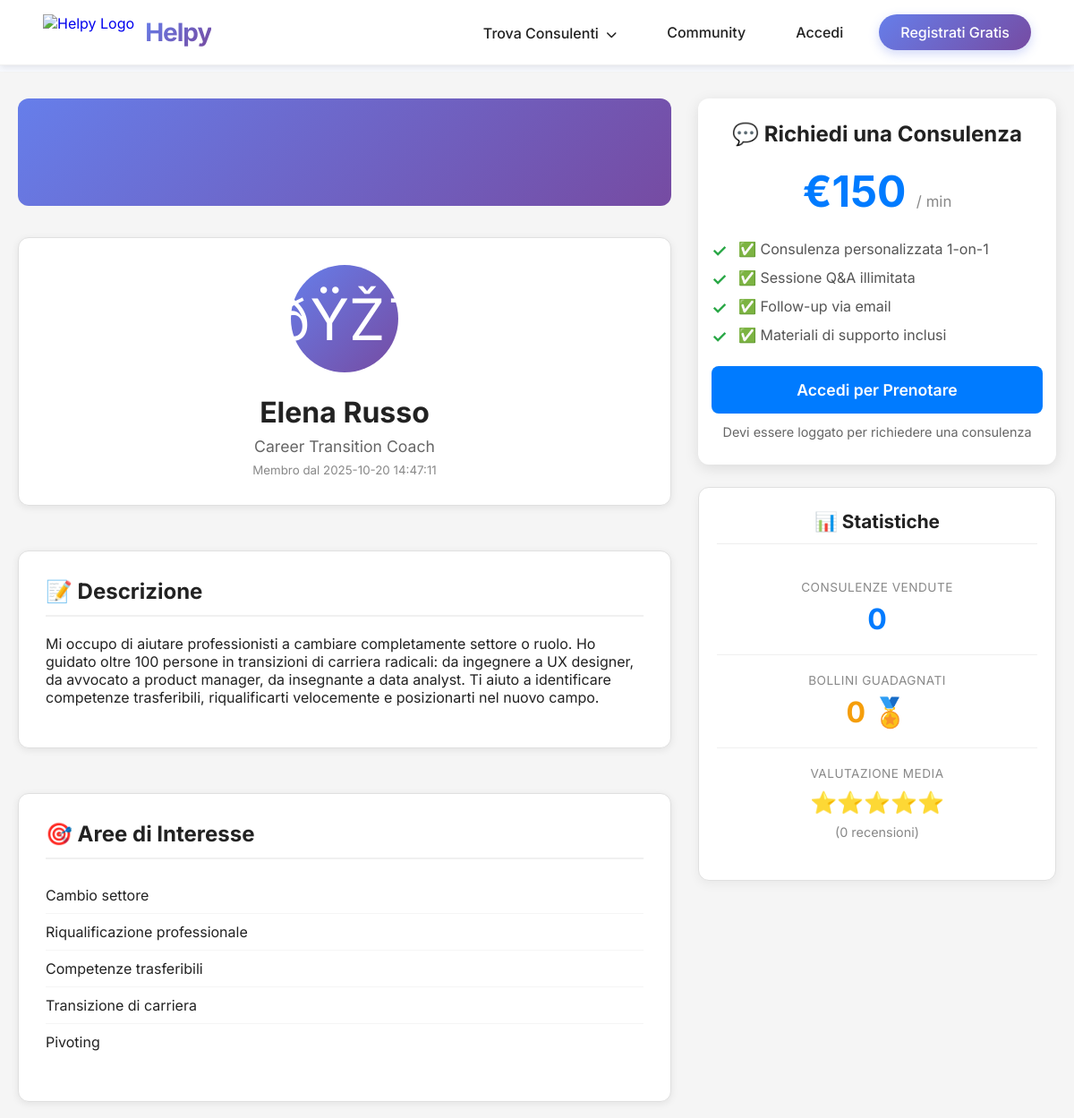
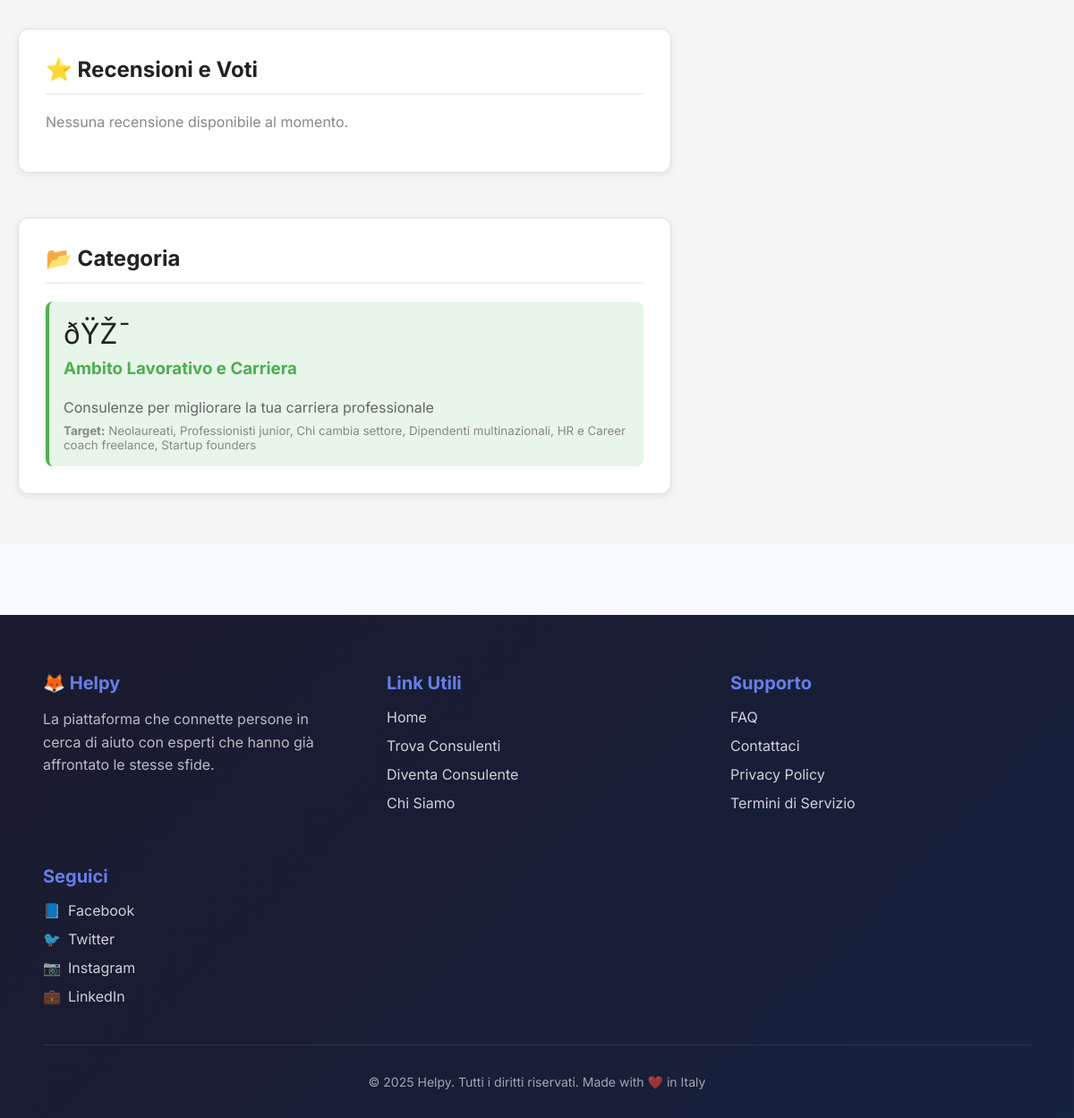
The page /user/3 on the database its author committed (2 pictures, top to bottom).
### app/models.py (models this page shows)
class Category(SQLModel, table=True):
    id: Optional[int] = Field(default=None, primary_key=True)
    name: str = Field(unique=True, index=True)
    slug: str = Field(unique=True, index=True)
    icon: Optional[str] = Field(default="🎯")
    description: Optional[str] = Field(default=None)
    target: Optional[str] = Field(default=None)
    color: Optional[str] = Field(default="#4CAF50")

class User(SQLModel, table=True):
    __tablename__ = "user"
    id: Optional[int] = Field(default=None, primary_key=True)
    email: str = Field(unique=True, index=True)
    password_md5: str
    nome: Optional[str] = None
    cognome: Optional[str] = None
    professione: Optional[str] = None
    category_id: Optional[int] = Field(default=None, foreign_key="category.id")
    profile_picture: Optional[str] = None
    prezzo_consulenza: Optional[int] = None
    consulenze_vendute: int = Field(default=0)
    consulenze_acquistate: int = Field(default=0)
    bollini: int = Field(default=0)
    descrizione: Optional[str] = None
    aree_interesse: Optional[str] = None
    confirmed: int = Field(default=0)
    confirmation_code: Optional[str] = None
    is_verified: bool = Field(default=False)
    is_anonymous: bool = Field(default=False)  # Se True, mostra "Utente #ID" invece del nome
    user_type_id: int = Field(default=1)  # 1=Utente, 2=Verificatore, 3=Amministratore
    created_at: Optional[datetime] = Field(default_factory=datetime.utcnow)

### app/routes/public_profile.py (the view)
@router.get("/user/{user_id}", response_class=HTMLResponse)
def public_user_profile(request: Request, user_id: int):
    with get_session() as session:
        user = session.get(User, user_id)
        if not user:
            return RedirectResponse("/")
        category = None
        if user.category_id:
            category = session.get(Category, user.category_id)
        aree_interesse_list = user.aree_interesse.split(',') if user.aree_interesse else []
        current_user = None
        try:
            from app.routes.auth import verify_token
            current_user = verify_token(request)
        except:
            pass
        logger.info(f"Public profile viewed: {user.email} (ID: {user.id}) by {current_user.email if current_user else 'anonymous'}")
        return templates.TemplateResponse("user_profile.html", {
            "request": request,
            "user": user,  # Utente del profilo che stai visualizzando
            "current_user": current_user,  # Utente loggato
            "category": category,
            "aree_interesse_list": aree_interesse_list,
            "is_own_profile": current_user and current_user.id == user.id
        })

### app/templates/user_profile.html (shortened to what this page needs)
{% extends "base.html" %}
{% block extra_css %}
<link rel="stylesheet" href="/static/profile.css">
{% endblock %}
{% block content %}
<div class="profile-container">
    <main class="main-content">
        <div class="cover-image"></div>
        <header class="profile-header card">
            {% if user.profile_picture and user.profile_picture != '/static/default-avatar.png' %}
            <img src="{{ user.profile_picture }}" alt="{{ user.nome }}" class="profile-avatar-large">
            {% else %}
            <div class="profile-avatar-large">
                {{ category.icon if category else '👤' }}
            </div>
            {% endif %}
            <div class="info">
                <h1>{{ user.nome }} {{ user.cognome or '' }}</h1>
                <p>{{ user.professione or 'Professionista' }}</p>
                <small style="color: #888;">Membro dal {{ user.created_at }}</small>
            </div>
        </header>
        <section class="card">
            <h2>📝 Descrizione</h2>
            {% if user.descrizione %}
            <p style="white-space: pre-wrap;">{{ user.descrizione }}</p>
            {% else %}
            <p style="color:#888;">{{ user.nome or 'Questo utente' }} non ha ancora aggiunto una descrizione al profilo.</p>
            {% endif %}
        </section>
        {% if aree_interesse_list %}
        <section class="card">
            <h2>🎯 Aree di Interesse</h2>
            <ul>
                {% for area in aree_interesse_list %}
                <li>{{ area }}</li>
                {% endfor %}
            </ul>
        </section>
        {% endif %}
        <section class="card">
            <h2>⭐ Recensioni e Voti</h2>
            <p style="color:#888;">Nessuna recensione disponibile al momento.</p>
        </section>
        {% if category %}
        <section class="card">
            <h2>📂 Categoria</h2>
            <div class="category-badge" style="background:{{ category.color }}20; border-left:4px solid {{ category.color }}; padding:16px; border-radius:8px;">
                <div style="font-size:2em; margin-bottom:8px;">{{ category.icon }}</div>
                <h3 style="margin:0 0 8px 0; color:{{ category.color }};">{{ category.name }}</h3>
                <p style="margin:0; color:#666;">{{ category.description }}</p>
                {% if category.target %}
                <small style="color:#888; display:block; margin-top:8px;"><strong>Target:</strong> {{ category.target }}</small>
                {% endif %}
            </div>
        </section>
        {% endif %}
    </main>
    <aside class="sidebar">
        <section class="consultation-card">
            <h2>💬 Richiedi una Consulenza</h2>
            <div class="price">€{{ user.prezzo_consulenza }} <span>/ {{ user.durata_consulenza }} min</span></div>
            <ul>
                <li>✅ Consulenza personalizzata 1-on-1</li>
                <li>✅ Sessione Q&A illimitata</li>
                <li>✅ Follow-up via email</li>
                <li>✅ Materiali di supporto inclusi</li>
            </ul>
            {% if is_own_profile %}
            <div class="btn btn-secondary" style="cursor: not-allowed; opacity: 0.6;">Non puoi prenotare te stesso</div>
            {% elif not current_user %}
            <a href="/login?redirect=/user/{{ user.id }}" class="btn btn-primary">Accedi per Prenotare</a>
            <p style="font-size: 0.9em; color: #666; margin-top: 8px;">Devi essere loggato per richiedere una consulenza</p>
            {% else %}
            <a href="/book/{{ user.id }}" class="btn btn-primary">Prenota Ora</a>
            <p style="font-size: 0.9em; color: #666; margin-top: 8px;">Scegli data e orario nel calendario.</p>
            {% endif %}
        </section>
        <section class="card">
            <h3>📊 Statistiche</h3>
            <div class="stat-item">
                <div class="stat-label">Consulenze Vendute</div>
                <div class="stat-value">{{ user.consulenze_vendute }}</div>
            </div>
            <div class="stat-item">
                <div class="stat-label">Bollini Guadagnati</div>
                <div class="stat-value" style="color: #f59e0b;">{{ user.bollini }} 🏅</div>
            </div>
            <div class="stat-item">
                <div class="stat-label">Valutazione Media</div>
                <div class="stars">⭐⭐⭐⭐⭐</div>
                <p style="margin:5px 0 0 0; font-size:0.9em; color:#888;">(0 recensioni)</p>
            </div>
        </section>
    </aside>
</div>
{% endblock %}

### app/templates/base.html (shortened to what this page needs)
<!DOCTYPE html>
<html lang="it">
<head>
    <link rel="stylesheet" href="https://cdnjs.cloudflare.com/ajax/libs/font-awesome/6.4.0/css/all.min.css">
    <link rel="stylesheet" href="/static/style.css">
    <link rel="stylesheet" href="/static/mobile.css">
    {% block extra_css %}{% endblock %}
</head>
<body>
    <nav class="navbar">
        <div class="navbar-left">
            <a href="/" class="navbar-logo-link">
                <img src="https://i.imgur.com/4M34hi2.png" alt="Helpy Logo" class="navbar-logo">
                <span class="navbar-title">Helpy</span>
            </a>
        </div>
        <div class="navbar-links">
            <div class="navbar-dropdown">
                <a href="/consultants" class="navbar-link">
                    <span class="navbar-link-text">Trova Consulenti</span>
                    <i class="fas fa-chevron-down" style="font-size: 12px; margin-left: 4px;"></i>
                </a>
            </div>
            <a href="/community" class="navbar-link">
                <span class="navbar-link-text">Community</span>
            </a>
            {% if current_user %}
                <a href="/profile" class="navbar-link">
                    <span style="font-size: 18px;">👤</span>
                    <span class="navbar-link-text">{{ current_user.nome or current_user.email.split('@')[0] }}</span>
                </a>
                <a href="/logout" class="register-btn logout-btn">
                    Logout
                </a>
                <div class="notifications-icon" id="notificationsIcon" onclick="toggleNotifications()">
                    <i class="fas fa-bell"></i>
                    <span class="notifications-badge" id="notificationsBadge" style="display: none;">0</span>
                    <span class="chat-reopen-text" onclick="event.stopPropagation(); reopenChatWidget()">Chat</span>
                </div>
            {% else %}
                <a href="/login" class="navbar-link">Accedi</a>
                <a href="/register" class="register-btn">
                    Registrati Gratis
                </a>
            {% endif %}
        </div>
    </nav>
    {% block content %}{% endblock %}
    <footer class="footer">
        <div class="footer-content">
            <div class="footer-section">
                <h3>🦊 Helpy</h3>
                <p style="color: rgba(255,255,255,0.7); line-height: 1.6;">
                    La piattaforma che connette persone in cerca di aiuto con esperti che hanno già affrontato le stesse sfide.
                </p>
            </div>
            <div class="footer-section">
                <h3>Link Utili</h3>
                <ul>
                    <li><a href="/">Home</a></li>
                    <li><a href="/consultants">Trova Consulenti</a></li>
                    <li><a href="/register">Diventa Consulente</a></li>
                    <li><a href="/about">Chi Siamo</a></li>
                </ul>
            </div>
            <div class="footer-section">
                <h3>Supporto</h3>
                <ul>
                    <li><a href="/faq">FAQ</a></li>
                    <li><a href="/contact">Contattaci</a></li>
                    <li><a href="/privacy">Privacy Policy</a></li>
                    <li><a href="/terms">Termini di Servizio</a></li>
                </ul>
            </div>
            <div class="footer-section">
                <h3>Seguici</h3>
                <ul>
                    <li><a href="#" style="display: flex; align-items: center; gap: 8px;">
                        <span>📘</span> Facebook
                    </a></li>
                    <li><a href="#" style="display: flex; align-items: center; gap: 8px;">
                        <span>🐦</span> Twitter
                    </a></li>
                    <li><a href="#" style="display: flex; align-items: center; gap: 8px;">
                        <span>📷</span> Instagram
                    </a></li>
                    <li><a href="#" style="display: flex; align-items: center; gap: 8px;">
                        <span>💼</span> LinkedIn
                    </a></li>
                </ul>
            </div>
        </div>
        <div class="footer-bottom">
            © {{ current_year or 2025 }} Helpy. Tutti i diritti riservati. Made with ❤️ in Italy
        </div>
    </footer>
</body>
</html>

### app/static/style.css (style rules this page uses)
body { font-family: 'Segoe UI', Arial, sans-serif; background: #fff; margin: 0; padding: 0; color: #222; }
.navbar { display: flex; align-items: center; justify-content: space-between; padding: 24px 40px 16px 40px; background: #fff; border-bottom: 1px solid #f0f0f0; }
.navbar-left { display: flex; align-items: center; gap: 12px; }
.navbar-logo { height: 36px; }
.navbar-title { font-size: 1.7rem; font-weight: 700; color: #2563eb; letter-spacing: -1px; }
.navbar-links { display: flex; gap: 32px; font-size: 1.1rem; }
.navbar-links a { color: #222; text-decoration: none; font-weight: 500; }
.register-btn { display: inline-block; background: #2563eb; color: #fff !important; font-weight: 600; padding: 10px 28px; border-radius: 7px; text-decoration: none; font-size: 1.08rem; box-shadow: 0 2px 8px rgba(37,99,235,0.08); transition: background 0.2s, box-shadow 0.2s; border: none; }
.profile-container { display: flex; min-height: calc(100vh - 64px); background: #f5f5f5; }
.profile-header { text-align: center; }
.consultation-card { background: white; border-radius: 12px; padding: 30px 25px; box-shadow: 0 4px 16px rgba(0,0,0,0.1); text-align: center; box-sizing: border-box; }
.consultation-card .btn { display: block; width: 100%; max-width: 100%; padding: 16px 20px; border: none; border-radius: 8px; font-size: 1.1em; font-weight: 600; cursor: pointer; text-decoration: none; text-align: center; transition: all 0.2s; box-sizing: border-box; margin: 10px 0; }
.consultation-card p { font-size: 0.85em; color: #888; margin: 12px 0 0 0; padding: 0; line-height: 1.5; }

### app/templates/base.html (style rules this page uses)
.navbar { display: flex; justify-content: space-between; align-items: center; padding: 16px 48px; background: white; box-shadow: 0 2px 8px rgba(0,0,0,0.1); position: fixed; top: 0; left: 0; right: 0; z-index: 1000; }
.navbar-left { display: flex; align-items: center; }
.navbar-logo-link { display: flex; align-items: center; gap: 12px; text-decoration: none; }
.navbar-logo { height: 40px; width: auto; }
.navbar-title { font-size: 28px; font-weight: 700; background: linear-gradient(135deg, #667eea 0%, #764ba2 100%); -webkit-background-clip: text; -webkit-text-fill-color: transparent; background-clip: text; }
.navbar-links { display: flex; align-items: center; gap: 24px; }
.navbar-link { color: #333; font-weight: 500; font-size: 16px; text-decoration: none; padding: 8px 16px; transition: color 0.3s ease; white-space: nowrap; }
.register-btn { background: linear-gradient(135deg, #667eea 0%, #764ba2 100%); color: white; padding: 10px 24px; border-radius: 25px; font-weight: 600; font-size: 16px; text-decoration: none; display: inline-flex; align-items: center; gap: 8px; box-shadow: 0 4px 12px rgba(102, 126, 234, 0.3); transition: all 0.3s ease; white-space: nowrap; }
.navbar-dropdown { position: relative; display: inline-block; }
.footer { background: linear-gradient(135deg, #1a1a2e 0%, #16213e 100%); color: white; padding: 64px 48px 32px; margin-top: 80px; }
.footer-content { max-width: 1200px; margin: 0 auto; display: grid; grid-template-columns: repeat(auto-fit, minmax(250px, 1fr)); gap: 48px; margin-bottom: 32px; }
.footer-section h3 { margin: 0 0 16px; font-size: 20px; color: #667eea; }
.footer-section ul { list-style: none; padding: 0; margin: 0; }
.footer-section li { margin-bottom: 12px; }
.footer-section a { color: rgba(255,255,255,0.8); text-decoration: none; transition: color 0.3s ease; }
.footer-bottom { text-align: center; padding-top: 32px; border-top: 1px solid rgba(255,255,255,0.1); color: rgba(255,255,255,0.6); font-size: 14px; }
body { padding-top: 80px; }

### rows shown on the page
Category: icon "ðŸŽ¯", name "Ambito Lavorativo e Carriera", description "Consulenze per migliorare la tua carriera professionale", target "Neolaureati, Professionisti junior, Chi cambia settore, Dipendenti multinazionali, HR e Career coach freelance, Startup founders"
User: nome "Elena", cognome "Russo", professione "Career Transition Coach", created_at "2025-10-20 14:47:11", descrizione "Mi occupo di aiutare professionisti a cambiare completamente settore o ruolo. Ho guidato oltre 100 persone in transizioni di carriera radicali: da ingegnere a UX designer, da avvocato a product manager, da insegnante a data analyst. Ti aiuto a identificare competenze trasferibili, riqualificarti velocemente e posizionarti nel nuovo campo.", prezzo_consulenza "150", consulenze_vendute "0", bollini "0"

### other values the page prints
{{ area }} "Cambio settore" "Riqualificazione professionale" "Competenze trasferibili" "Transizione di carriera" "Pivoting"
{{ current_year or 2025 }} "2025"
